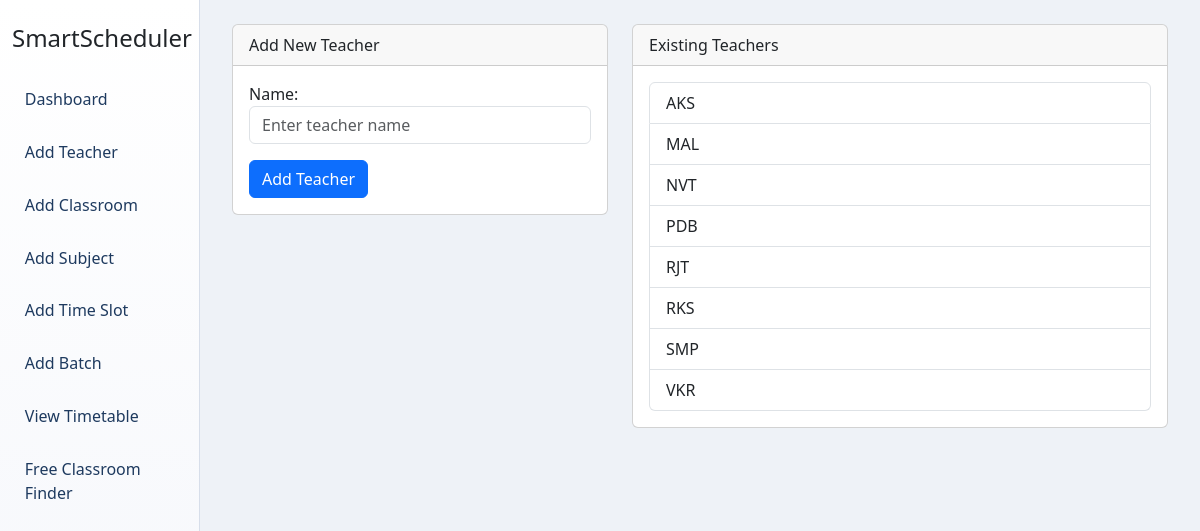
The app's page /teacher/add/ with its own data.
### core/models.py (models this page shows, shortened)
class Teacher(models.Model):
    name = models.CharField(max_length=100, unique=True)

### core/views.py (the view)
# urls.py: path("teacher/add/", views.add_teacher, name="add_teacher"),
def add_teacher(request):
    if request.method == "POST":
        form = TeacherForm(request.POST)
        if form.is_valid():
            form.save()
            messages.success(request, "Teacher added successfully!")
            return redirect("add_teacher")
    else:
        form = TeacherForm()
    teachers = Teacher.objects.order_by("name")
    return render(request, "teacher_form.html", {"form": form, "teachers": teachers})

### core/forms.py
class TeacherForm(forms.ModelForm):
    class Meta:
        model = Teacher
        fields = ["name"]
        widgets = {
            "name": forms.TextInput(
                attrs={"class": "form-control", "placeholder": "Enter teacher name"}
            )
        }

### core/templates/teacher_form.html (shortened to what this page needs)
{% extends 'base.html' %}
{% block content %}
<div class="row g-4">
    <div class="col-md-5">
        <div class="card">
            <div class="card-header">Add New Teacher</div>
            <div class="card-body">
                <form method="post">
                    {{ form.as_p }}
                    <button type="submit" class="btn btn-primary">Add Teacher</button>
                </form>
            </div>
        </div>
    </div>
    <div class="col-md-7">
        <div class="card">
            <div class="card-header">Existing Teachers</div>
            <div class="card-body">
                <ul class="list-group">
                    {% for teacher in teachers %}
                        <li class="list-group-item">{{ teacher.name }}</li>
                    {% empty %}
                        <li class="list-group-item">No teachers added yet.</li>
                    {% endfor %}
                </ul>
            </div>
        </div>
    </div>
</div>
{% endblock %}

### core/static/css/custom.css (style rules this page uses)
:root { --sidebar-bg: #f4f6fb; --sidebar-link: #1e3a5f; --sidebar-link-hover: #0d6efd; --tt-page: #2f4155; --tt-panel: #32485f; --tt-header: #2a8dbe; --tt-cell: rgba(255, 255, 255, 0.06); --tt-cell-alt: rgba(255, 255, 255, 0.03); --tt-border: rgba(255, 255, 255, 0.08); --tt-text: #eef5fb; --tt-muted: #a9bfd2; --tt-accent: #53b7f2; }
body { background: #eef2f7; }

### records on screen
Teacher: name "AKS"
Teacher: name "MAL"
Teacher: name "NVT"
Teacher: name "PDB"
Teacher: name "RJT"
Teacher: name "RKS"
Teacher: name "SMP"
Teacher: name "VKR"
